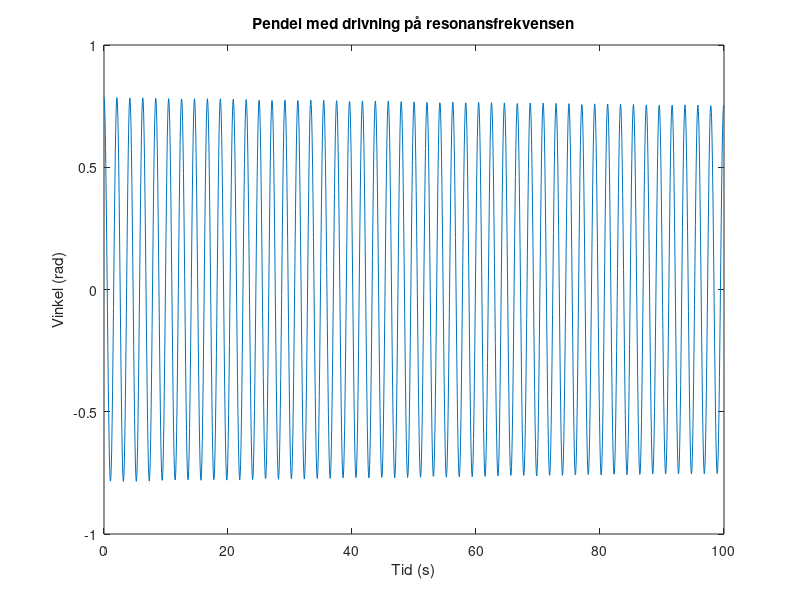

Here is the MATLAB script that generated this plot:
function pendulum_with_resonance_drivings()
    % Parameters
    g = 9.81; % Acceleration due to gravity (m/s^2)
    l = 1;    % Length of the pendulum (m)
    a = 0.1;  % Amplitude of the vertical driving (m)
    omega = (1 / (2 * pi)) * sqrt(g / l); % Resonance frequency of the pendulum (rad/s)
    
    % Differential equation for the pendulum with resonance vertical driving
    pendulum_equation_with_resonance_driving = @(t, phi) [phi(2); ...
        - (g + a * omega^2 * cos(omega * t)) * sin(phi(1)) / l];

    % Initial conditions
    initial_conditions = [pi / 4, 0]; % Initial angle (45 degrees), initial angular velocity

    % Simulation time span
    tspan = [0, 100]; % [Start time, End time]

    % Call ode45 to solve the differential equation
    [time, results] = ode45(pendulum_equation_with_resonance_driving, tspan, initial_conditions);

    % Extract angles from the results
    angles = results(:, 1);


    % Plotta resultatet
    figure;
    plot(time, angles);
    xlabel('Tid (s)');
    ylabel('Vinkel (rad)');
    title('Pendel med drivning på resonansfrekvensen');
end
